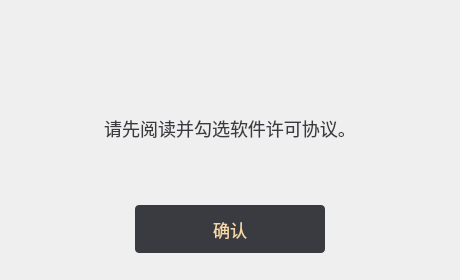
<?xml version="1.0" encoding="UTF-8"?>
<ui version="4.0">
 <class>QtWidgetsMessageBox</class>
 <widget class="QWidget" name="QtWidgetsMessageBox">
  <property name="geometry">
   <rect>
    <x>0</x>
    <y>0</y>
    <width>460</width>
    <height>280</height>
   </rect>
  </property>
  <property name="windowTitle">
   <string>提示</string>
  </property>
  <property name="styleSheet">
   <string notr="true"/>
  </property>
  <widget class="QPushButton" name="pushButton_OK">
   <property name="geometry">
    <rect>
     <x>135</x>
     <y>205</y>
     <width>190</width>
     <height>48</height>
    </rect>
   </property>
   <property name="font">
    <font>
     <family>微软雅黑</family>
     <pointsize>13</pointsize>
    </font>
   </property>
   <property name="styleSheet">
    <string notr="true">QPushButton{
background-color:rgb(57, 59, 64);
color:rgb(244, 216, 168);
border:none;
border-radius:4px;
}
QPushButton:hover {
background-color:rgb(77, 79, 83);
}
QPushButton:pressed {
background-color:rgb(57, 59, 64);
}</string>
   </property>
   <property name="text">
    <string>确认</string>
   </property>
  </widget>
  <widget class="QLabel" name="label_Message">
   <property name="geometry">
    <rect>
     <x>30</x>
     <y>115</y>
     <width>400</width>
     <height>71</height>
    </rect>
   </property>
   <property name="font">
    <font>
     <family>微软雅黑</family>
     <pointsize>-1</pointsize>
     <stylestrategy>PreferDefault</stylestrategy>
     <kerning>true</kerning>
    </font>
   </property>
   <property name="styleSheet">
    <string notr="true">QLabel{
color:rgb(57, 59, 64);
font-size:18px;
}</string>
   </property>
   <property name="text">
    <string>请先阅读并勾选软件许可协议。</string>
   </property>
   <property name="alignment">
    <set>Qt::AlignHCenter|Qt::AlignTop</set>
   </property>
   <property name="wordWrap">
    <bool>true</bool>
   </property>
  </widget>
  <widget class="QLabel" name="BackgrouundImageRect">
   <property name="geometry">
    <rect>
     <x>0</x>
     <y>0</y>
     <width>460</width>
     <height>280</height>
    </rect>
   </property>
   <property name="styleSheet">
    <string notr="true">QLabel{
background-image:url(:/BackgroundImage/resource/QMessageBox/bg.png);
}
</string>
   </property>
   <property name="text">
    <string/>
   </property>
  </widget>
  <widget class="QLabel" name="TitleLabelRect">
   <property name="geometry">
    <rect>
     <x>0</x>
     <y>0</y>
     <width>460</width>
     <height>30</height>
    </rect>
   </property>
   <property name="text">
    <string/>
   </property>
  </widget>
  <zorder>BackgrouundImageRect</zorder>
  <zorder>pushButton_OK</zorder>
  <zorder>label_Message</zorder>
  <zorder>TitleLabelRect</zorder>
 </widget>
 <layoutdefault spacing="6" margin="11"/>
 <resources>
  <include location="QtWidgetsMessageBox.qrc"/>
  <include location="TianLiInstallationPackage.qrc"/>
 </resources>
 <connections/>
</ui>
